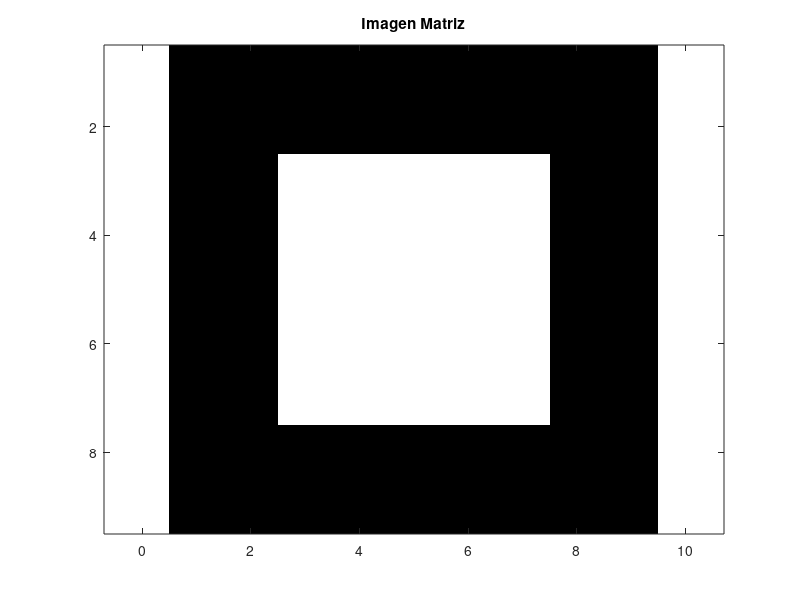
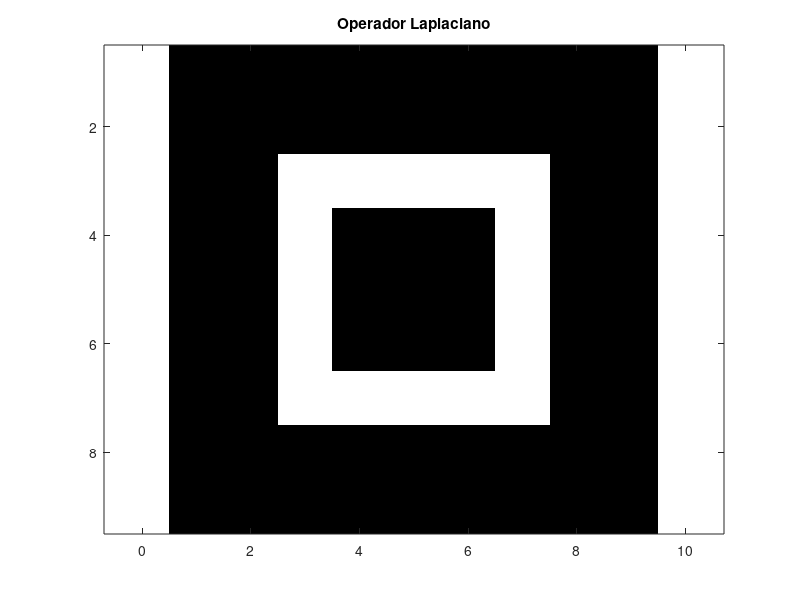

Recreate these plots in MATLAB, in order.
clc; close all; clear all

%imagen matriz
a=zeros(9, 9);
a(3:7, 3:7)=255
figure(1), imagesc(a); colormap(gray(256)); title('Imagen Matriz'); axis equal

L=[-1 -1 -1; -1 8 -1; -1 -1 -1];
%L=[0 -1 -0; -1 4 -1; 0 -1 0];

OL=conv2(a, L, 'same')

%OL=edge(a,'log');

figure(2); imagesc(OL), colormap(gray(2)); title('Operador Laplaciano'); axis equal
